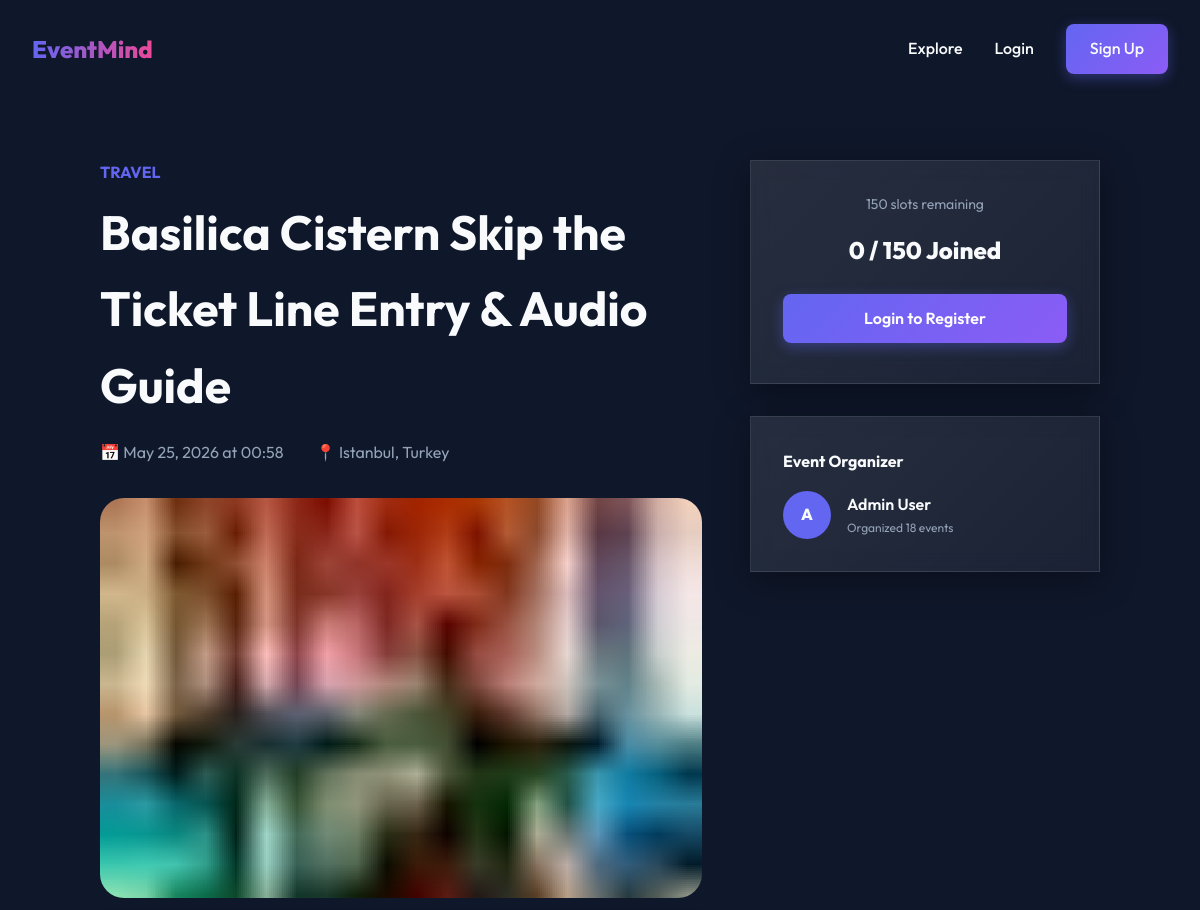
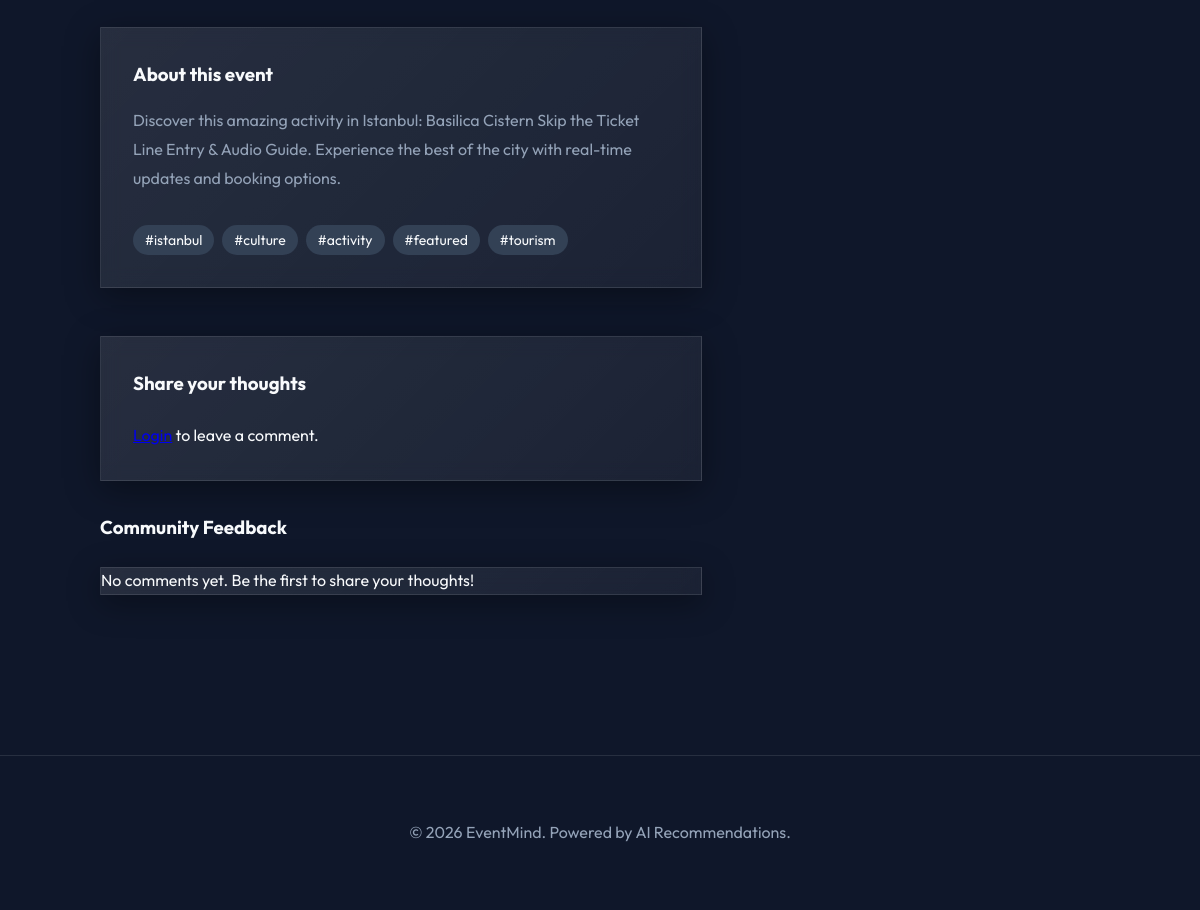
The app's page /events/19 with its own data (2 pictures, top to bottom).
### app/models/event.py (models this page shows, shortened)
class Event(Base, TimestampMixin):
    __tablename__ = "events"
    id: Mapped[int] = mapped_column(primary_key=True, index=True)
    title: Mapped[str] = mapped_column(String(200), nullable=False, index=True)
    description: Mapped[str] = mapped_column(Text, nullable=False)
    location: Mapped[str] = mapped_column(String(300), nullable=False)
    event_date: Mapped[datetime] = mapped_column(DateTime(timezone=True), nullable=False, index=True)
    capacity: Mapped[int] = mapped_column(Integer, default=100, nullable=False)
    category: Mapped[str] = mapped_column(String(100), nullable=False, index=True)
    tags: Mapped[list] = mapped_column(JSON, default=list, nullable=False)
    image_url: Mapped[str | None] = mapped_column(String(500), nullable=True)
    source_url: Mapped[str | None] = mapped_column(String(500), nullable=True)
    is_active: Mapped[bool] = mapped_column(Boolean, default=True, nullable=False)
    owner_id: Mapped[int] = mapped_column(ForeignKey("users.id"), nullable=False)
    owner: Mapped["User"] = relationship("User", back_populates="events")
    registrations: Mapped[list["Registration"]] = relationship(
        "Registration", back_populates="event", lazy="selectin"
    )
    comments: Mapped[list["Comment"]] = relationship(
        "Comment", back_populates="event", lazy="selectin", cascade="all, delete-orphan"
    )
    favorited_by: Mapped[list["User"]] = relationship(
        "User", secondary="user_favorite_events", back_populates="favorites", lazy="selectin"
    )

### app/models/registration.py (models this page shows, shortened)
class Registration(Base):
    __tablename__ = "registrations"
    __table_args__ = (
        UniqueConstraint("user_id", "event_id", name="uq_user_event"),
    )
    id: Mapped[int] = mapped_column(primary_key=True, index=True)
    user_id: Mapped[int] = mapped_column(ForeignKey("users.id"), nullable=False, index=True)
    event_id: Mapped[int] = mapped_column(ForeignKey("events.id"), nullable=False, index=True)
    status: Mapped[RegistrationStatus] = mapped_column(
        Enum(RegistrationStatus),
        default=RegistrationStatus.CONFIRMED,
        nullable=False,
    )
    registered_at: Mapped[datetime] = mapped_column(
        DateTime(timezone=True),
        default=lambda: datetime.now(timezone.utc),
        nullable=False,
    )
    user: Mapped["User"] = relationship("User", back_populates="registrations")
    event: Mapped["Event"] = relationship("Event", back_populates="registrations")

### app/models/user.py (models this page shows, shortened)
class User(Base, TimestampMixin):
    __tablename__ = "users"
    id: Mapped[int] = mapped_column(primary_key=True, index=True)
    email: Mapped[str] = mapped_column(String(255), unique=True, index=True, nullable=False)
    username: Mapped[str] = mapped_column(String(50), unique=True, index=True, nullable=False)
    hashed_password: Mapped[str] = mapped_column(String(255), nullable=False)
    full_name: Mapped[str] = mapped_column(String(150), nullable=False)
    bio: Mapped[str | None] = mapped_column(Text, nullable=True)
    avatar_url: Mapped[str | None] = mapped_column(String(500), nullable=True)
    interests: Mapped[list] = mapped_column(JSON, default=list, nullable=False)
    role: Mapped[UserRole] = mapped_column(
        Enum(UserRole), default=UserRole.USER, nullable=False
    )
    is_active: Mapped[bool] = mapped_column(Boolean, default=True, nullable=False)
    events: Mapped[list["Event"]] = relationship(
        "Event", back_populates="owner", lazy="selectin"
    )
    registrations: Mapped[list["Registration"]] = relationship(
        "Registration", back_populates="user", lazy="selectin"
    )
    comments: Mapped[list["Comment"]] = relationship(
        "Comment", back_populates="user", lazy="selectin"
    )
    favorites: Mapped[list["Event"]] = relationship(
        "Event", secondary="user_favorite_events", back_populates="favorited_by", lazy="selectin"
    )

### app/web/event_views.py (the view)
@router.get("/{event_id}", response_class=HTMLResponse)
async def event_detail(
    request: Request,
    event_id: int,
    session: AsyncSession = Depends(get_db),
):
    current_user = await get_current_user_from_cookie(
        access_token=request.cookies.get("access_token"), session=session
    )
    service = EventService(session)
    try:
        event = await service.get_event(event_id)
    except AppError as e:
        return templates.TemplateResponse(
            request=request, name="404.html", context={"current_user": current_user}, status_code=404
        )
    comment_service = CommentService(session)
    comments = await comment_service.get_event_comments(event_id)
    if current_user:
        fav_service = FavoriteService(session)
        is_fav = await fav_service.is_favorited(current_user.id, event_id)
        setattr(event, "is_favorited", is_fav)
        reg_service = RegistrationService(session)
        is_reg = await reg_service.is_registered(current_user.id, event_id)
        setattr(event, "is_registered", is_reg)
    return templates.TemplateResponse(
        request=request,
        name="events/detail.html",
        context={"current_user": current_user, "event": event, "comments": comments},
    )

### templates/events/detail.html (shortened to what this page needs)
{% extends "base.html" %}
{% block content %}
<section style="padding: 10rem 2rem 5rem;">
    <div style="max-width: 1000px; margin: 0 auto; display: grid; grid-template-columns: 1fr 350px; gap: 3rem;">
        <div>
            <span class="event-category" style="font-size: 1rem;">{{ event.category }}</span>
            <h1 style="font-size: 3rem; margin: 0.5rem 0 1rem;">{{ event.title }}</h1>
            <div style="display: flex; gap: 2rem; margin-bottom: 2rem; color: var(--text-muted);">
                <span>📅 {{ event.event_date.strftime('%B %d, %Y at %H:%M') }}</span>
                <span>📍 {{ event.location }}</span>
            </div>
            <img src="{{ event.image_url or 'https://via.placeholder.com/800x400' }}" alt="{{ event.title }}"
                 style="width: 100%; height: 400px; object-fit: cover; border-radius: 1.5rem; margin-bottom: 2rem;">
            <div class="glass-card" style="padding: 2rem;">
                <h3 style="margin-bottom: 1rem;">About this event</h3>
                <p style="white-space: pre-wrap; color: var(--text-muted); line-height: 1.8;">{{ event.description }}</p>
                <div style="margin-top: 2rem; display: flex; flex-wrap: wrap; gap: 0.5rem;">
                    {% for tag in event.tags %}
                        <span style="background: var(--surface-light); padding: 0.25rem 0.75rem; border-radius: 2rem; font-size: 0.875rem;">#{{ tag }}</span>
                    {% endfor %}
                </div>
            </div>
            <div id="comments-section" class="mt-12">
                <div class="glass-card" style="padding: 2rem; margin-top: 2rem;">
                    <h3 style="margin-bottom: 1.5rem;">Share your thoughts</h3>
                    {% if current_user %}
                    <form hx-post="/events/{{ event.id }}/comments" hx-target="#comments-container" hx-swap="outerHTML" class="space-y-4">
                        <div class="flex items-center space-x-4 mb-4">
                            <span class="text-white/70">Rating:</span>
                            <div class="rating flex space-x-1">
                                {% for i in range(5, 0, -1) %}
                                <input type="radio" id="star{{ i }}" name="rating" value="{{ i }}" class="hidden peer" {{ 'checked' if i == 5 }}>
                                <label for="star{{ i }}" class="cursor-pointer text-white/20 peer-checked:text-yellow-400 hover:text-yellow-400 transition-colors text-2xl">★</label>
                                {% endfor %}
                            </div>
                        </div>
                        <textarea name="content" placeholder="What do you think about this event?"
                                  class="w-100 p-4 rounded-xl bg-white/5 border border-white/10 text-white focus:outline-none focus:border-indigo-500 transition-all"
                                  rows="4" required></textarea>
                        <button type="submit" class="btn btn-primary">Post Comment</button>
                    </form>
                    {% else %}
                    <p class="text-white/50 italic"><a href="/auth/login" class="text-indigo-400 hover:underline">Login</a> to leave a comment.</p>
                    {% endif %}
                </div>
                <div id="comments-container">
                    {% include "partials/comment_list.html" %}
                </div>
            </div>
        </div>
        <div style="position: sticky; top: 8rem; height: fit-content;">
            <div class="glass-card" style="padding: 2rem; text-align: center;">
                <div style="font-size: 0.875rem; color: var(--text-muted); margin-bottom: 1rem;">
                    {{ event.capacity - event.registered_count }} slots remaining
                </div>
                <div style="font-size: 1.5rem; font-weight: 800; margin-bottom: 1.5rem;">
                    {{ event.registered_count }} / {{ event.capacity }} Joined
                </div>
                {% if current_user %}
                    {% set is_registered = event.is_registered %}
                    {% if is_registered %}
                        <div style="background: rgba(16, 185, 129, 0.1); color: var(--success); padding: 1rem; border-radius: 0.5rem; margin-bottom: 1rem;">
                            <i class="fas fa-check-circle"></i> You're registered!
                        </div>
                        <button hx-delete="/api/v1/registrations/{{ event.id }}"
                                hx-confirm="Are you sure you want to cancel your registration?"
                                hx-target="body"
                                class="btn btn-outline" style="width: 100%;">Cancel Registration</button>
                    {% elif event.is_full %}
                        <button class="btn btn-outline" style="width: 100%; cursor: not-allowed;" disabled>Event Full</button>
                    {% else %}
                        <button hx-post="/api/v1/registrations/{{ event.id }}"
                                hx-target="body"
                                class="btn btn-primary" style="width: 100%;">Register Now</button>
                    {% endif %}
                    {% if event.source_url %}
                        <a href="{{ event.source_url }}" target="_blank" class="btn btn-outline"
                           style="width: 100%; margin-top: 1rem; border-color: var(--secondary); color: var(--secondary);">
                           <i class="fas fa-external-link-alt"></i> View on Original Source
                        </a>
                    {% endif %}
                {% else %}
                    <a href="/auth/login" class="btn btn-primary" style="width: 100%;">Login to Register</a>
                {% endif %}
            </div>
            <div class="glass-card" style="padding: 2rem; margin-top: 2rem;">
                <h4 style="margin-bottom: 1rem;">Event Organizer</h4>
                {% if event.owner %}
                <div style="display: flex; align-items: center; gap: 1rem;">
                    <div style="width: 48px; height: 48px; background: var(--primary); border-radius: 50%; display: flex; align-items: center; justify-content: center; font-weight: 800;">
                        {{ event.owner.username[0].upper() if event.owner.username else '?' }}
                    </div>
                    <div>
                        <div style="font-weight: 600;">{{ event.owner.full_name or 'Organizer' }}</div>
                        <div style="font-size: 0.75rem; color: var(--text-muted);">Organized {{ event.owner.events|length if event.owner.events else 0 }} events</div>
                    </div>
                </div>
                {% else %}
                <p style="color: var(--text-muted);">Organizer info unavailable.</p>
                {% endif %}
            </div>
        </div>
    </div>
</section>
{% endblock %}

### static/css/main.css (style rules this page uses)
:root { --primary: #6366f1; --primary-dark: #4f46e5; --secondary: #ec4899; --accent: #8b5cf6; --background: #0f172a; --surface: #1e293b; --surface-light: #334155; --text: #f8fafc; --text-muted: #94a3b8; --error: #ef4444; --success: #10b981; --glass: rgba(255, 255, 255, 0.05); --glass-border: rgba(255, 255, 255, 0.1); }
* { margin: 0; padding: 0; box-sizing: border-box; font-family: 'Outfit', sans-serif; }
body { background-color: var(--background); color: var(--text); line-height: 1.6; overflow-x: hidden; }
.glass-card { background: linear-gradient(135deg, rgba(255,255,255,0.1), rgba(255,255,255,0.05)); backdrop-filter: blur(10px); border: 1px solid rgba(255,255,255,0.1); box-shadow: 0 8px 32px 0 rgba(0, 0, 0, 0.37); }
.btn { padding: 0.75rem 1.5rem; border-radius: 0.5rem; font-weight: 600; cursor: pointer; transition: all 0.3s cubic-bezier(0.4, 0, 0.2, 1); text-decoration: none; display: inline-block; border: none; }
.btn-primary { background: linear-gradient(135deg, var(--primary), var(--accent)); color: white; box-shadow: 0 4px 14px 0 rgba(99, 102, 241, 0.39); }
.event-category { font-size: 0.75rem; text-transform: uppercase; font-weight: 700; color: var(--primary); }
.mt-12 { margin-top: 3rem; }
.glass-card { transition: transform 0.3s cubic-bezier(0.34, 1.56, 0.64, 1), box-shadow 0.3s ease; }
.btn-primary { position: relative; overflow: hidden; }
.btn-primary::after { content: ''; position: absolute; top: -50%; left: -50%; width: 200%; height: 200%; background: radial-gradient(circle, rgba(255,255,255,0.2) 0%, transparent 70%); opacity: 0; transition: opacity 0.3s; }

### records on screen
Event: category "TRAVEL", title "Basilica Cistern Skip the Ticket Line Entry & Audio Guide", event_date "May 25, 2026 at 00:58", location "Istanbul, Turkey", image_url (picture), description "Discover this amazing activity in Istanbul: Basilica Cistern Skip the Ticket Line Entry & Audio Guide. Experience the best of the city with real-time updates and booking options.", event.capacity-event.registered_count "150", capacity "150"
Registration: registered_count "0"
User: owner "A", owner "Admin User"

### other values on screen
{{ tag }} "istanbul" "culture" "activity" "featured" "tourism"
{{ event.owner.events|length if event.owner.events else 0 }} "18"
